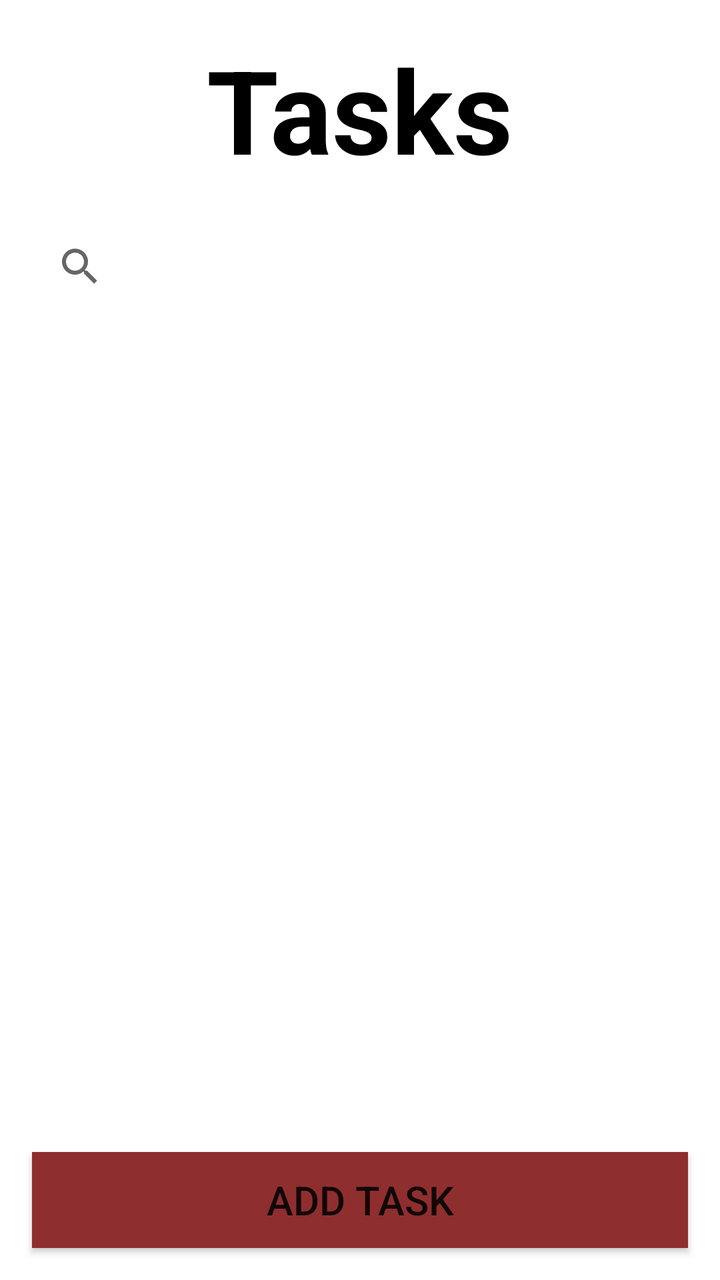
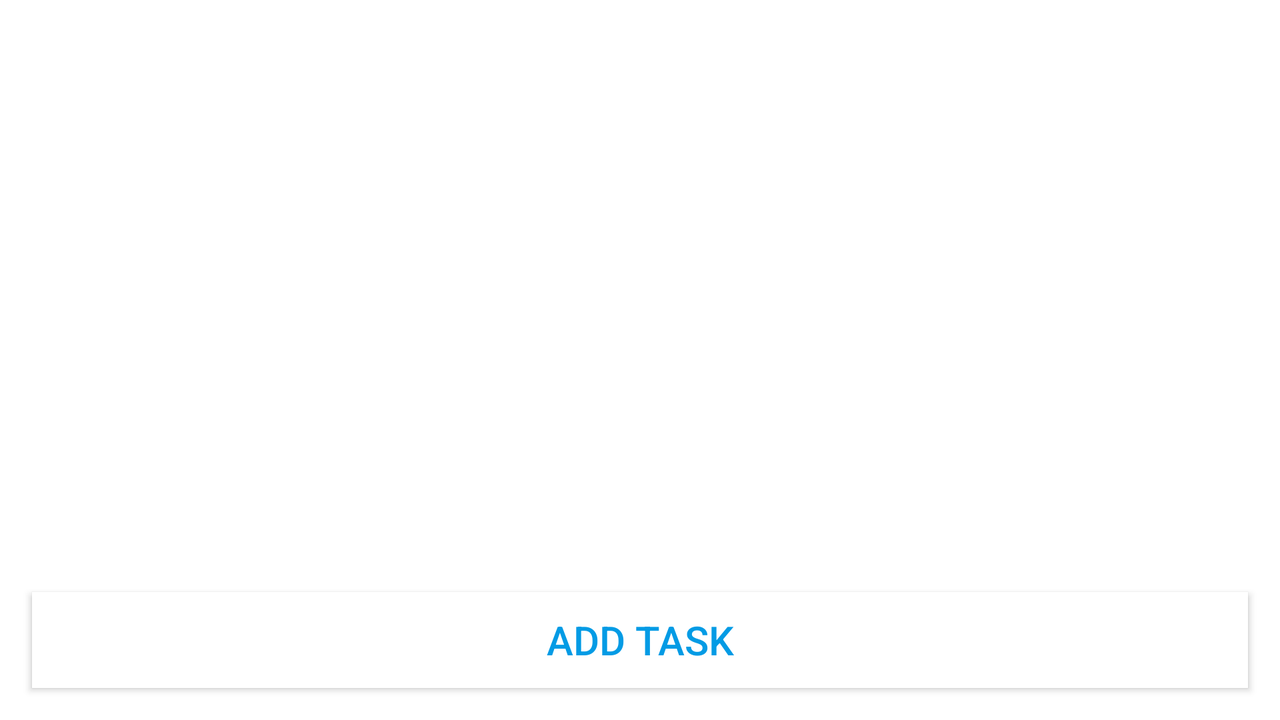

Compare how this app lays out the same screen by default and in its alternative resource folder. The renders come first, then the two layout files and the values they reference.
<!-- AndroidManifest.xml: application theme Theme.NCAAndroid -->
<!-- res/layout/fragment_tasks.xml -->
<?xml version="1.0" encoding="utf-8"?>
<FrameLayout xmlns:android="http://schemas.android.com/apk/res/android"
    xmlns:app="http://schemas.android.com/apk/res-auto"
    xmlns:tools="http://schemas.android.com/tools"
    android:layout_width="match_parent"
    android:layout_height="match_parent"
    tools:context=".Tasks">

    <androidx.constraintlayout.widget.ConstraintLayout
        android:layout_width="match_parent"
        android:layout_height="match_parent">

        <TextView
            android:id="@+id/textView2"
            android:layout_width="wrap_content"
            android:layout_height="wrap_content"
            android:layout_marginTop="16dp"
            android:text="@string/tasks_fragment"
            android:textColor="#000000"
            android:textSize="58sp"
            android:textStyle="bold"
            app:layout_constraintEnd_toEndOf="parent"
            app:layout_constraintStart_toStartOf="parent"
            app:layout_constraintTop_toTopOf="parent" />

        <androidx.appcompat.widget.SearchView
            android:id="@+id/searchView"
            android:layout_width="0dp"
            android:layout_height="wrap_content"
            android:layout_marginStart="16dp"
            android:layout_marginTop="16dp"
            android:layout_marginEnd="16dp"
            android:queryHint="Search tasks"
            app:layout_constraintEnd_toEndOf="parent"
            app:layout_constraintStart_toStartOf="parent"
            app:layout_constraintTop_toBottomOf="@+id/textView2" />

        <androidx.recyclerview.widget.RecyclerView
            android:id="@+id/recyclerview_tasks"
            android:layout_width="0dp"
            android:layout_height="0dp"
            android:clipToPadding="false"
            android:paddingBottom="16dp"
            android:scrollbars="vertical"
            app:layout_constraintEnd_toEndOf="parent"
            app:layout_constraintStart_toStartOf="parent"
            app:layout_constraintTop_toBottomOf="@+id/searchView"
            app:layout_constraintBottom_toTopOf="@+id/add_btn_portrait"
            tools:listitem="@layout/task_item" />

        <Button
            android:id="@+id/add_btn_portrait"
            android:layout_width="0dp"
            android:layout_height="wrap_content"
            android:layout_marginStart="16dp"
            android:layout_marginEnd="16dp"
            android:layout_marginBottom="16dp"
            android:background="#8F2E2E"
            android:text="@string/add_task"
            app:layout_constraintBottom_toBottomOf="parent"
            app:layout_constraintEnd_toEndOf="parent"
            app:layout_constraintStart_toStartOf="parent" />

    </androidx.constraintlayout.widget.ConstraintLayout>

</FrameLayout>
<!-- res/layout/task_item.xml (included above) -->
<?xml version="1.0" encoding="utf-8"?>
<androidx.cardview.widget.CardView xmlns:android="http://schemas.android.com/apk/res/android"
    xmlns:app="http://schemas.android.com/apk/res-auto"
    xmlns:tools="http://schemas.android.com/tools"
    android:layout_width="match_parent"
    android:layout_height="wrap_content"
    android:layout_marginStart="16dp"
    android:layout_marginEnd="16dp"
    android:layout_marginTop="16dp"
    app:cardBackgroundColor="@android:color/white"
    app:cardCornerRadius="5dp"
    app:cardElevation="8dp">


    <androidx.constraintlayout.widget.ConstraintLayout
        android:layout_width="match_parent"
        android:layout_height="match_parent">

        <CheckBox
            android:id="@+id/checkBox"
            android:layout_width="20dp"
            android:layout_height="30dp"
            android:layout_marginStart="12dp"
            android:buttonTint="@color/black"
            app:layout_constraintBottom_toBottomOf="parent"
            app:layout_constraintStart_toStartOf="parent"
            app:layout_constraintTop_toTopOf="parent" />

        <Button
            android:id="@+id/button_trash"
            android:layout_width="50dp"
            android:layout_height="wrap_content"
            android:backgroundTint="#000000"
            android:insetLeft="0dp"
            android:insetTop="0dp"
            android:insetRight="0dp"
            android:insetBottom="0dp"
            android:scaleType="fitXY"
            app:cornerRadius="@android:dimen/app_icon_size"
            app:icon="@drawable/ic_baseline_delete_24"
            app:iconGravity="textStart"
            app:iconPadding="0dp"
            app:layout_constraintBottom_toBottomOf="parent"
            app:layout_constraintEnd_toEndOf="parent"
            app:layout_constraintTop_toTopOf="parent" />

        <TextView
            android:id="@+id/tv"
            android:layout_width="0dp"
            android:layout_height="wrap_content"
            android:layout_marginStart="8dp"
            android:layout_marginTop="8dp"
            android:layout_marginEnd="8dp"
            android:layout_marginBottom="8dp"
            android:clickable="true"
            android:textColor="#000000"
            app:layout_constraintBottom_toBottomOf="parent"
            app:layout_constraintEnd_toStartOf="@+id/button_trash"
            app:layout_constraintStart_toEndOf="@+id/checkBox"
            app:layout_constraintTop_toTopOf="parent"
            android:focusable="true" />
    </androidx.constraintlayout.widget.ConstraintLayout>
</androidx.cardview.widget.CardView>
<!-- resources referenced by this layout -->
<resources>
  <color name="black">#FF000000</color>
  <string name="add_task">Add Task</string>
  <string name="tasks_fragment">Tasks</string>
  <style name="Theme.NCAAndroid" parent="Theme.MaterialComponents.DayNight.DarkActionBar">
          
          <item name="colorPrimary">@color/purple_500</item>
          <item name="colorPrimaryVariant">@color/purple_700</item>
          <item name="colorOnPrimary">@color/white</item>
          
          <item name="colorSecondary">@color/teal_200</item>
          <item name="colorSecondaryVariant">@color/teal_700</item>
          <item name="colorOnSecondary">@color/black</item>
          
          <item name="android:statusBarColor">?attr/colorPrimaryVariant</item>
          
          <item name="android:textColorHint">@color/black</item>
          <item name="android:textSize">20sp</item>
      </style>
  <color name="purple_500">#FF6200EE</color>
  <color name="purple_700">#FF3700B3</color>
  <color name="white">#FFFFFFFF</color>
  <color name="teal_200">#FF03DAC5</color>
  <color name="teal_700">#FF018786</color>
</resources>
<!-- res/layout-land/fragment_tasks.xml (the author's variant of the layout above) -->
<!-- drawn on the phone turned sideways -->
<?xml version="1.0" encoding="utf-8"?>
<FrameLayout xmlns:android="http://schemas.android.com/apk/res/android"
    xmlns:app="http://schemas.android.com/apk/res-auto"
    xmlns:tools="http://schemas.android.com/tools"
    android:layout_width="match_parent"
    android:layout_height="match_parent"
    tools:context=".Tasks">

    <androidx.constraintlayout.widget.ConstraintLayout
        android:layout_width="match_parent"
        android:layout_height="match_parent">

        

        <androidx.recyclerview.widget.RecyclerView
            android:id="@+id/recyclerview_tasks"
            android:layout_width="0dp"
            android:layout_height="0dp"
            android:layout_marginTop="16dp"
            android:clipToPadding="false"
            android:paddingBottom="16dp"
            android:scrollbars="vertical"
            app:layout_constraintBottom_toTopOf="@+id/add_btn_landscape"
            app:layout_constraintEnd_toEndOf="parent"
            app:layout_constraintStart_toStartOf="parent"
            app:layout_constraintTop_toBottomOf="@+id/searchView"
            tools:listitem="@layout/task_item" />

        <Button
            android:id="@+id/add_btn_landscape"
            android:layout_width="0dp"
            android:layout_height="wrap_content"
            android:layout_marginStart="16dp"
            android:layout_marginEnd="16dp"
            android:layout_marginBottom="16dp"
            android:background="#FFFFFF"
            android:text="@string/add_task"
            android:textColor="#039BE5"
            app:layout_constraintBottom_toBottomOf="parent"
            app:layout_constraintEnd_toEndOf="parent"
            app:layout_constraintStart_toStartOf="parent" />

    </androidx.constraintlayout.widget.ConstraintLayout>

</FrameLayout>
<!-- resources referenced by the variant -->
<!-- as the phone turned sideways resolves them -->
<resources>
  <color name="black">#FF000000</color>
  <string name="add_task">Add Task</string>
  <style name="Theme.NCAAndroid" parent="Theme.MaterialComponents.DayNight.DarkActionBar">
          
          <item name="colorPrimary">@color/purple_500</item>
          <item name="colorPrimaryVariant">@color/purple_700</item>
          <item name="colorOnPrimary">@color/white</item>
          
          <item name="colorSecondary">@color/teal_200</item>
          <item name="colorSecondaryVariant">@color/teal_700</item>
          <item name="colorOnSecondary">@color/black</item>
          
          <item name="android:statusBarColor">?attr/colorPrimaryVariant</item>
          
          <item name="android:textColorHint">@color/black</item>
          <item name="android:textSize">20sp</item>
      </style>
  <color name="purple_500">#FF6200EE</color>
  <color name="purple_700">#FF3700B3</color>
  <color name="white">#FFFFFFFF</color>
  <color name="teal_200">#FF03DAC5</color>
  <color name="teal_700">#FF018786</color>
</resources>
